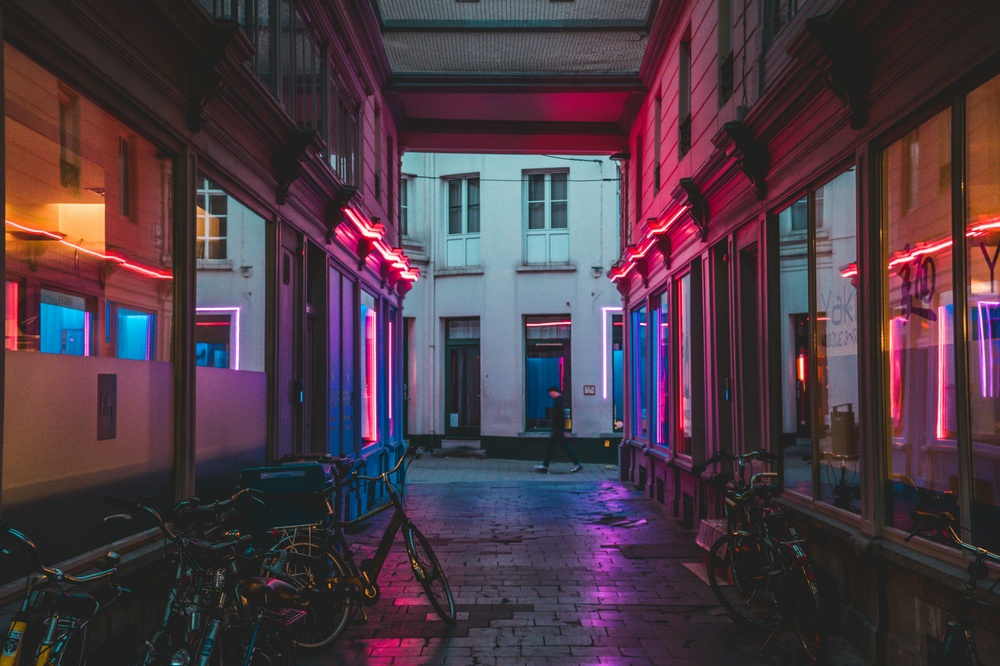
#> input picture DAY06/image.jpg, 1000 x 666 px, shrunk from 5874 x 3916 before the run
$ python imageProcessPipeline.py
#> lines starting #> are read from the running program, lines starting #| are printed output that depends on the picture
from PIL import Image
import numpy as np
import matplotlib.pyplot as plt


img = Image.open("image.jpg").convert("L")
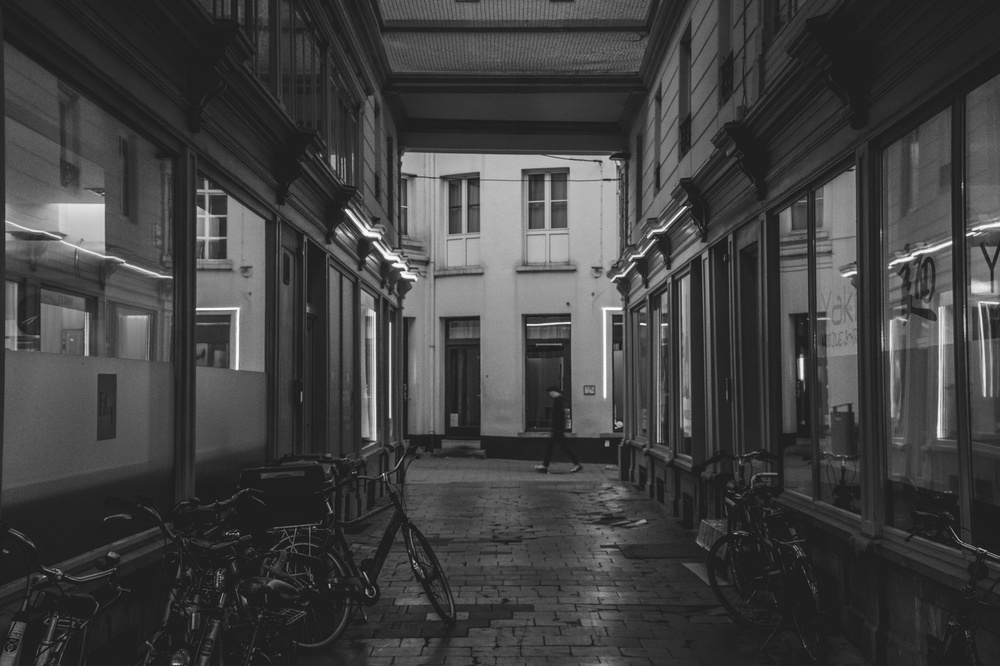
#> img: PIL image 1000x666 L; min 16, max 254, mean 65
img = np.array(img)


print("STEP 1: ORIGINAL IMAGE")


print("Shape:", img.shape)
#| Shape: (666, 1000)


def zero_padding(image, padding):

#> called with padding = 1
    height = image.shape[0]
#> height = 666
    width = image.shape[1]
#> width = 1000

    padded = np.zeros(
        (
            height + (2 * padding),
            width + (2 * padding)
        ),
        dtype=np.uint8
    )

    for i in range(height):

        for j in range(width):

            padded[i + padding][j + padding] = image[i][j]

    return padded

padding_size = 1

padded_img = zero_padding(
    img,
    padding_size
)


print("STEP 2: PADDED IMAGE")


print("Padding =", padding_size)
print("Shape:", padded_img.shape)
#| Shape: (668, 1002)


blur_kernel = np.array([
    [1,1,1],
    [1,1,1],
    [1,1,1]
], dtype=float)

blur_kernel = blur_kernel / 9

print("STEP 3: BLUR KERNEL")

print(blur_kernel)


def manual_convolution(image,
                    kernel,
                    stride):

#> called with kernel = array of shape (3, 3), stride = 1
    image_height = image.shape[0]
#> image_height = 668
    image_width = image.shape[1]
#> image_width = 1002

    kernel_height = kernel.shape[0]
    kernel_width = kernel.shape[1]

    output_height = (
        (image_height - kernel_height)
        // stride
    ) + 1
#> output_height = 666

    output_width = (
        (image_width - kernel_width)
        // stride
    ) + 1
#> output_width = 1000

    output = np.zeros(
        (output_height, output_width)
    )

    output_row = 0

    for i in range(
        0,
        image_height - kernel_height + 1,
        stride
    ):

        output_col = 0

        for j in range(
            0,
            image_width - kernel_width + 1,
            stride
        ):

            total = 0

            for ki in range(kernel_height):

                for kj in range(kernel_width):

                    total += (
                        image[i + ki][j + kj]
                        *
                        kernel[ki][kj]
                    )

            output[output_row][output_col] = total

            output_col += 1

        output_row += 1
#> after the loop, output_row = 666

    output = np.clip(
        output,
        0,
        255
    )

    return output.astype(np.uint8)

stride1_output = manual_convolution(
    padded_img,
    blur_kernel,
    1
)

print("STEP 5: STRIDE = 1")

print("Output Shape:")
print(stride1_output.shape)
#| (666, 1000)


stride2_output = manual_convolution(
    padded_img,
    blur_kernel,
    2
)

print("STEP 6: STRIDE = 2")

print("Output Shape:")
print(stride2_output.shape)
#| (333, 500)


Image.fromarray(
    padded_img
).save(
    "padded_image.jpg"
)

Image.fromarray(
    stride1_output
).save(
    "stride1_output.jpg"
)

Image.fromarray(
    stride2_output
).save(
    "stride2_output.jpg"
)

print("STEP 7: IMAGES SAVED")


plt.figure(figsize=(15,10))

plt.subplot(2,2,1)
plt.imshow(
    img,
    cmap="gray"
)
plt.title("Original Image")
plt.axis("off")

plt.subplot(2,2,2)
plt.imshow(
    padded_img,
    cmap="gray"
)
plt.title("Padded Image")
plt.axis("off")

plt.subplot(2,2,3)
plt.imshow(
    stride1_output,
    cmap="gray"
)
plt.title("Convolution + Stride 1")
plt.axis("off")

plt.subplot(2,2,4)
plt.imshow(
    stride2_output,
    cmap="gray"
)
plt.title("Convolution + Stride 2")
plt.axis("off")

plt.tight_layout()
plt.show()
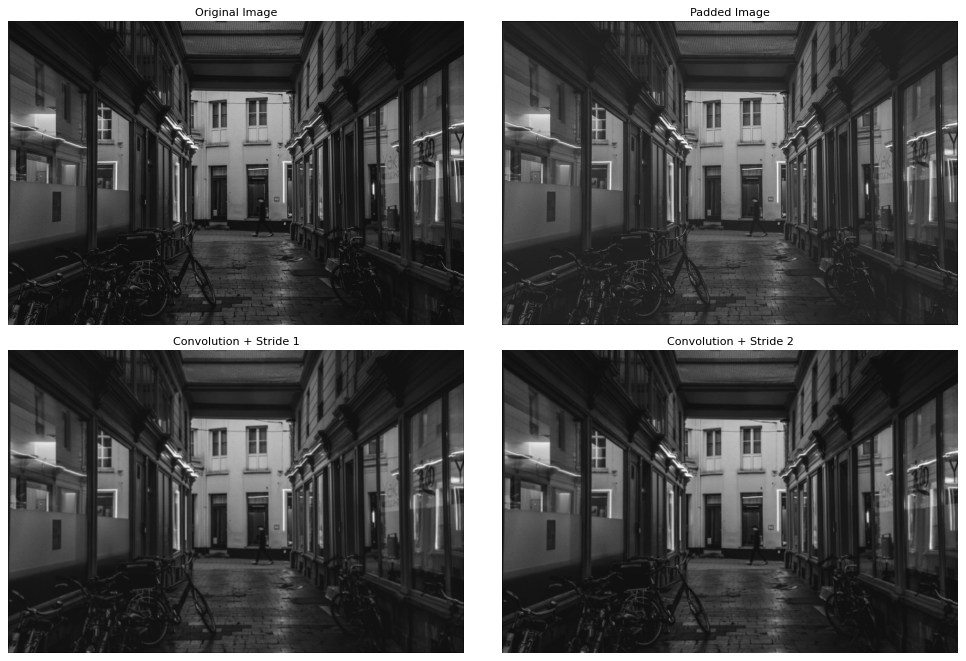
#> figure drawn by matplotlib, 4 panels

print("PIPELINE COMPLETED")
